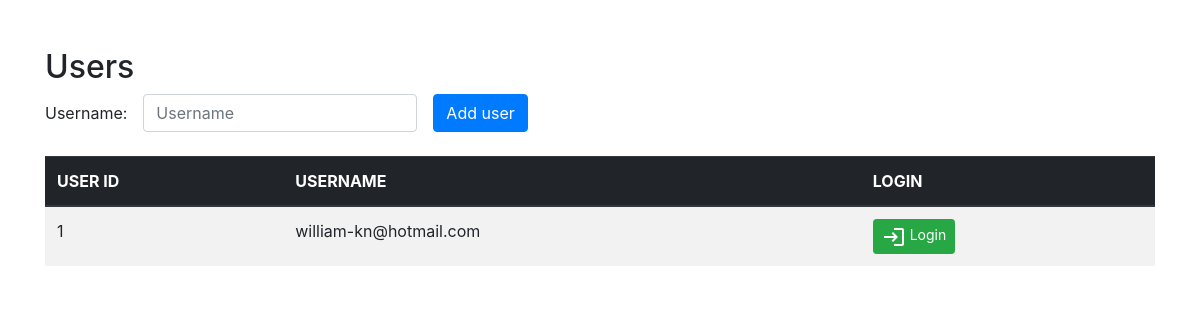
Before: / with the older database file.
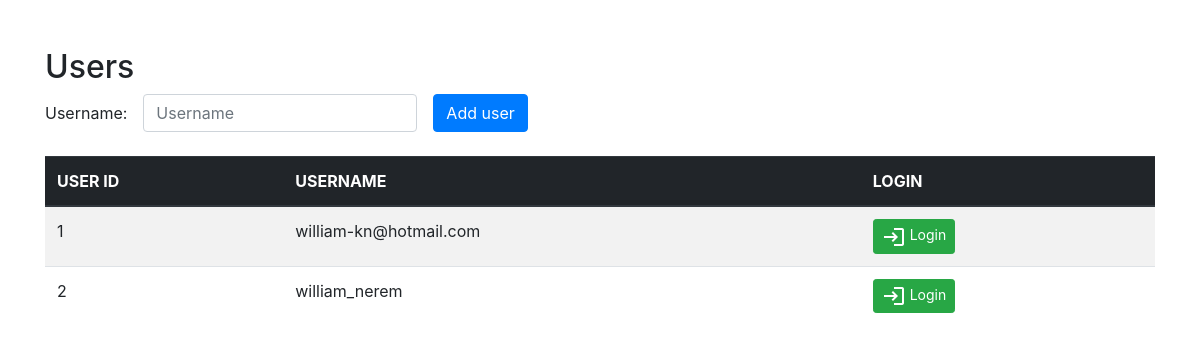
After: the same page with the newer database file.
### app.py (models this page shows, shortened)
class UserModel(db.Model):
    user_id = db.Column(db.Integer, primary_key=True)
    username = db.Column(db.String(30), nullable=False)

### app.py (the view)
@app.route("/", methods=['GET', 'POST'])
def index():
    listOfMessages.clear()
    return render_template('login.html', uservalues=UserModel.query.all())

### templates/login.html (shortened to what this page needs)
<!DOCTYPE html>
<html lang="en">
<head>
    <link rel="stylesheet" href="https://maxcdn.bootstrapcdn.com/bootstrap/4.0.0/css/bootstrap.min.css"
>
</head>
<body>
    <div class="container mt-5">
        <div class="row">
            <div class="col-sm">
                <h2>
                    Users
                </h2>
                <form action="/api/users" method="POST" class="form-inline">
                    <div class="form-group mb-2"><span>Username:</span></div>
                    <div class="form-group mx-sm-3 mb-2">
                        <input type="text" class="form-control" name="username" id="username" placeholder="Username">
                    </div>
                    <button class="btn btn-primary mb-2" type="submit">Add user</button>
                </form>
                <table class="table table-striped mt-3">
                    <thead class="thead-dark">
                        <tr>
                            <th scope="col">USER ID</th>
                            <th scope="col">USERNAME</th>
                            <th scope="col">LOGIN</th>
                        </tr>
                    </thead>
                    <tbody>
                        {% for item in uservalues %}
                        <tr>
                            <td>{{item.user_id}}</td>
                            <td>{{item.username}}</td>
                            <td>
                                <form action="/api/userlogin/{{item.user_id}}">
                                    <button class="btn btn-success btn-sm" type="submit">
                                        <img src="{{url_for('static', filename='baseline_login_white_24dp.png')}}" alt="Login PNG" />
                                        Login
                                    </button>
                                </form>
                            </td>
                        </tr>
                        {% endfor %}
                    </tbody>
                </table>
            </div>
        </div>
</body>

Changed rows visible on the page:
added UserModel: user_id "2", username "william_nerem"
